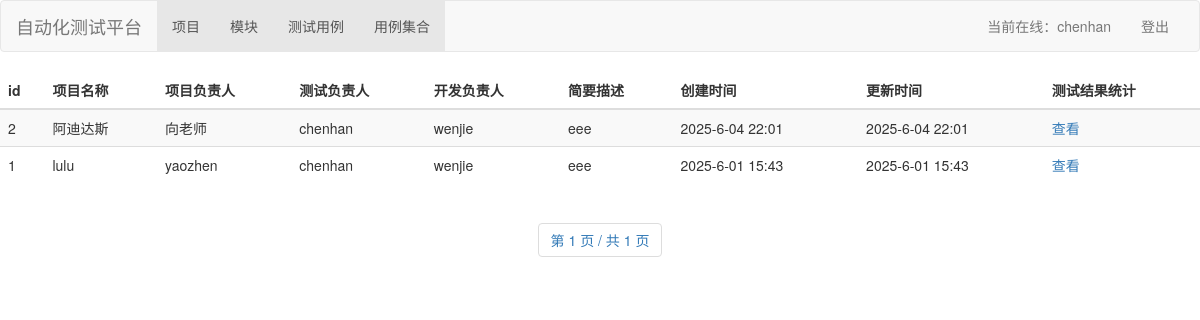
Screenshot of /project/ (signed in) with the database file from the repository.
### interfacetestplatform/models.py (models this page shows)
class Project(models.Model):
    id = models.AutoField(primary_key=True)
    name = models.CharField('项目名称', max_length=50, unique=True, null=False)
    proj_owner = models.CharField('项目负责人', max_length=20, null=False)
    test_owner = models.CharField('测试负责人', max_length=20, null=False)
    dev_owner = models.CharField('开发负责人', max_length=20, null=False)
    desc = models.CharField('项目描述', max_length=100, null=True)
    create_time = models.DateTimeField('项目创建时间', auto_now_add=True)
    update_time = models.DateTimeField('项目更新时间', auto_now=True, null=True)
    def __str__(self):
        return self.name
    class Meta:
        verbose_name = '项目信息表'
        verbose_name_plural = '项目信息表'

### interfacetestplatform/views.py (the view)
# urls.py: path('project/', views.project, name="project"),
@login_required
def project(request):
    print("request.user.is_authenticated: ", request.user.is_authenticated)
    projects = Project.objects.filter().order_by('-id')
    print("projects: ",projects)
    return render(request, 'project.html', {'projects': get_paginator(request, projects)})

### interfacetestplatform/views.py (called while the page is built)
def get_paginator(request,data):
    paginator = Paginator(data, 10)
    page = request.GET.get('page')
    try:
        paginator_pages = paginator.page(page)
    except PageNotAnInteger:
        paginator_pages = paginator.page(1)
    except InvalidPage:
        return redirect('/')
    except:
        return redirect('/')
    return paginator_pages

### interfacetestplatform/templates/project.html (shortened to what this page needs)
{% extends 'base.html' %}
{% load static %}
{% block content %}
<div class="table-responsive">
    <table class="table table-striped">
        <thead>
        <tr>
            <th>id</th>
            <th>项目名称</th>
            <th>项目负责人</th>
            <th>测试负责人</th>
            <th>开发负责人</th>
            <th>简要描述</th>
            <th>创建时间</th>
            <th>更新时间</th>
            <th>测试结果统计</th>
        </tr>
        </thead>
        <tbody>
        {% for project in projects %}
        <tr>
            <td>{{ project.id }}</td>
            <td>{{ project.name }}</td>
            <td>{{ project.proj_owner }}</td>
            <td>{{ project.test_owner }}</td>
            <td>{{ project.dev_owner }}</td>
            <td>{{ project.desc }}</td>
            <td>{{ project.create_time|date:"Y-n-d H:i" }}</td>
            <td>{{ project.update_time|date:"Y-n-d H:i" }}</td>
            <td><a href=""> 查看</a></td>
        </tr>
        {% endfor %}
        </tbody>
    </table>
</div>
<div id="pages" class="text-center">
    <nav>
        <ul class="pagination">
            <li class="step-links">
                <span class="current">
                        第 {{ projects.number }} 页 / 共 {{ projects.paginator.num_pages }} 页</span>
            </li>
        </ul>
    </nav>
</div>
{% endblock %}

### interfacetestplatform/templates/base.html (shortened to what this page needs)
<!DOCTYPE html>
<html lang="zh-CN">
{% load static %}
<head>
    <link href="{% static 'bootstrap/css/bootstrap.min.css' %}" rel="stylesheet">
</head>
<body>
<nav class="navbar navbar-default">
    <div class="container-fluid">
        <div class="navbar-header">
            <a class="navbar-brand" href="/">自动化测试平台</a>
        </div>
        <div class="collapse navbar-collapse" id="my-nav">
            <ul class="nav navbar-nav">
                <li class="active"><a href="/project/">项目</a></li>
                <li class="active"><a href="/module/">模块</a></li>
                <li class="active"><a href="/test_case/">测试用例</a></li>
                <li class="active"><a href="/case_suite/">用例集合</a></li>
            </ul>
            <ul class="nav navbar-nav navbar-right">
                {% if request.user.is_authenticated %}
                <li><a href="#">当前在线：{{ request.user.username }}</a></li>
                <li><a href="/logout">登出</a></li>
                {% else %}
                <li><a href="/login">登录</a></li>
                {% endif %}
            </ul>
        </div>
    </div>
</nav>
{% block content %}{% endblock %}
</body>
</html>

### rows the page displays
Project: id "2", name "阿迪达斯", proj_owner "向老师", test_owner "chenhan", dev_owner "wenjie", desc "eee", create_time "2025-6-04 22:01", update_time "2025-6-04 22:01"
Project: id "1", name "lulu", proj_owner "yaozhen", test_owner "chenhan", dev_owner "wenjie", desc "eee", create_time "2025-6-01 15:43", update_time "2025-6-01 15:43"

### other values shown
{{ request.user.username }} "chenhan"
{{ projects.number }} "1"
{{ projects.paginator.num_pages }} "1"
